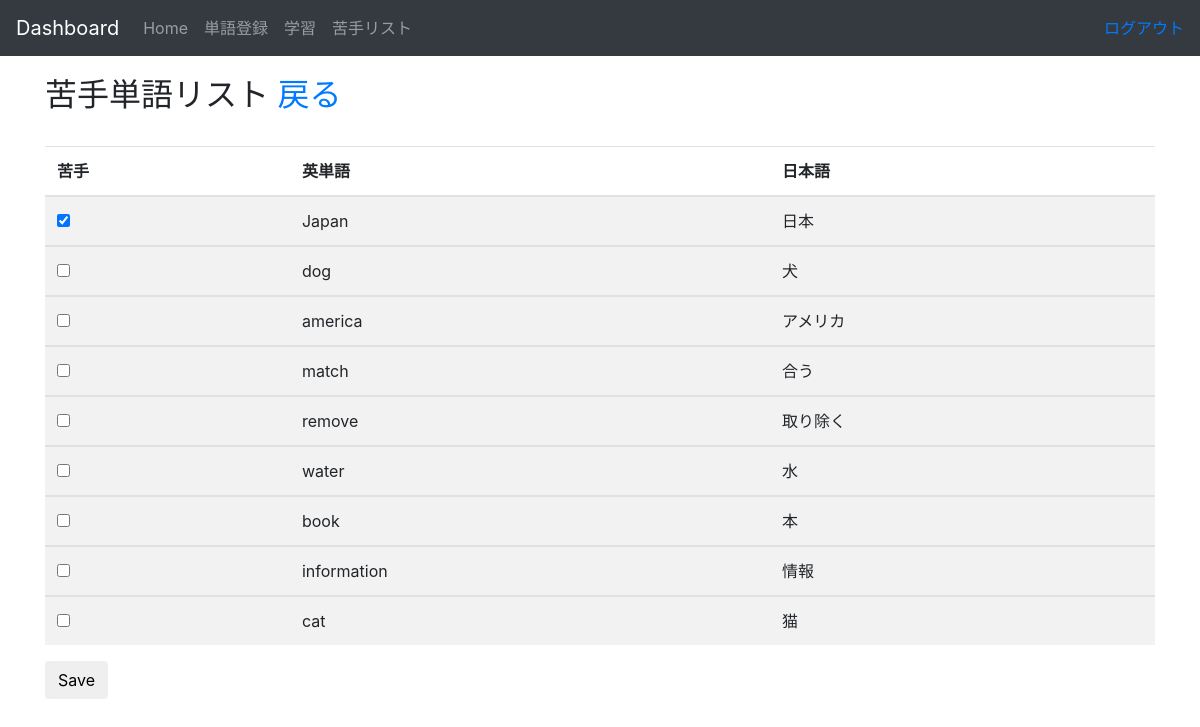
The app's page /user_home/weak_list/edit/ (signed in), older data.
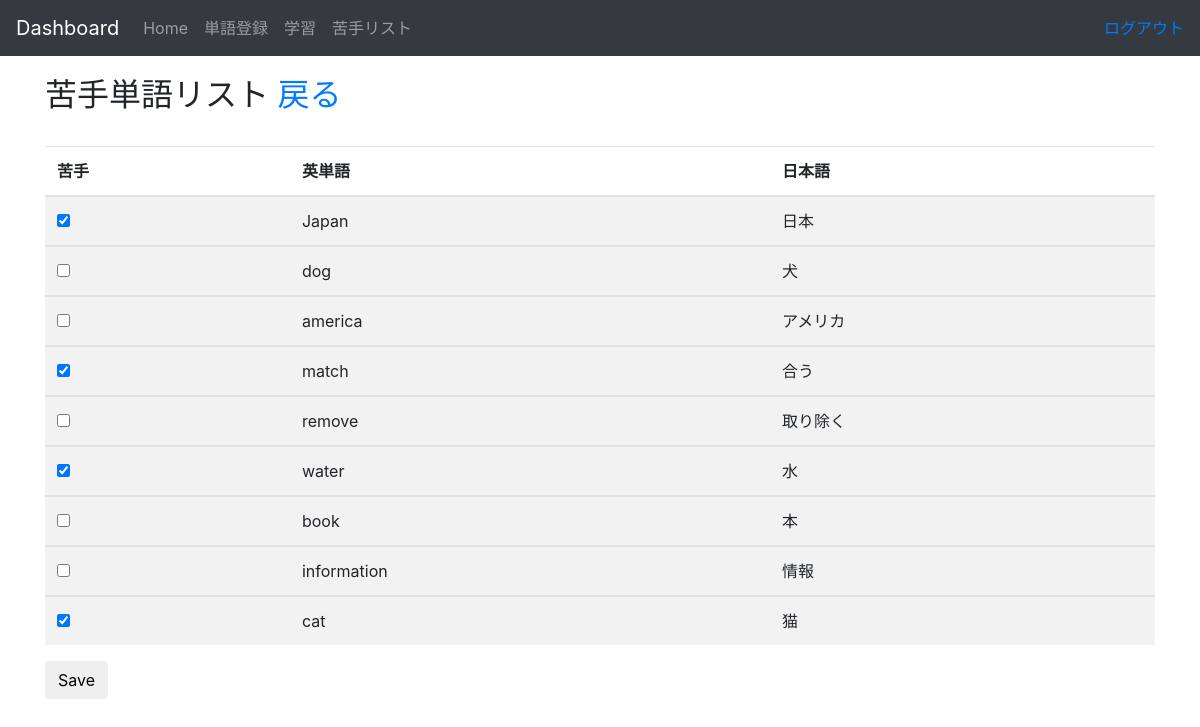
The same page, newer data.
### word_learn/models.py (models this page shows, shortened)
class Word(models.Model):
    user = models.ForeignKey(settings.AUTH_USER_MODEL, on_delete=models.CASCADE)
    weak=models.BooleanField(default=False)
    english_word = models.CharField(null=False,max_length=200)
    japanese_word = models.CharField(null=False,max_length=200)
    created_date = models.DateTimeField(default=timezone.now)

### word_learn/views.py (the view, shortened to what this page needs)
# urls.py: path('user_home/weak_list/edit/',views.WeakListEditView.as_view(),name="WeakListEdit"),
class WeakListEditView(View):
	template_name='word_learn/weak_list_edit.html'
	def get(self, request, *args, **kwargs):
		words=Word.objects.filter(user=request.user)
		return render(request, self.template_name, {'words': words})

### word_learn/templates/word_learn/weak_list_edit.html (shortened to what this page needs)
{% extends 'word_learn/base.html' %}
{% block content %}
          <h2>苦手単語リスト  <a  href="../">戻る</a></h2>
           <form method="POST" class="post-form">
          <div class="table-responsive">
            <table class="table table-striped">
              <thead>
                <tr>
                  <th>苦手</th>
                  <th>英単語</th>
                  <th>日本語</th>
                </tr>
              </thead>
                {% for word in words %}
                    <tbody>
                        <tr>
                            {% if word.weak %}
                　              <td><input type="checkbox" name="list[]" value="{{ word.id }}" checked="checked"/></td>
                            {% else %}
                                <td><input type="checkbox" name="list[]" value="{{ word.id }}" /></td>
                            {% endif%}
                                <td>{{word.english_word}}</td>
                                <td>{{word.japanese_word}}</td>
                        </tr>
                    </tbody>
                {% endfor %}
            </table>
          </div>
           <button type="submit" class="save btn btn-default" href=''>Save</button>
           </form>
 {% endblock %}

### word_learn/templates/word_learn/base.html (shortened to what this page needs)
<!DOCTYPE html>
<html lang="en">
  <head>
      <link rel="stylesheet" href="https://maxcdn.bootstrapcdn.com/bootstrap/4.0.0/css/bootstrap.min.css">
    <link href="https://getbootstrap.com/docs/4.0/examples/dashboard/dashboard.css" rel="stylesheet">
  </head>
  <body>
  <h1>Dashboard</h1>
    <nav class="navbar navbar-expand-md navbar-dark fixed-top bg-dark">
      <a class="navbar-brand" href="#">Dashboard</a>
      <div class="collapse navbar-collapse" id="navbarsExampleDefault">
        <ul class="navbar-nav mr-auto">
          <li class="nav-item">
            <a class="nav-link" href="{% url 'UserHome' %}">Home </a>
          </li>
          <li class="nav-item">
            <a class="nav-link" href="{% url 'ResisterWord' %}">単語登録</a>
          </li>
          <li class="nav-item">
            <a class="nav-link" href="{% url 'LearningHome' %}">学習</a>
          </li>
            <a class="nav-link" href="{% url 'WeakList' %}">苦手リスト</a>
        </ul>
        <a href="{% url 'logout' %}">ログアウト</a>
      </div>
    </nav>
        <main class="container" style="padding-top:20px" role="main">
          {% block content %}
            {% endblock %}
        </main>
  </body>
</html>

Row changes from the older to the newer data that the page shows:
changed Word "match": weak False → True (drawn); id "☐" → "☑"
changed Word "water": weak False → True (drawn); id "☐" → "☑"
changed Word "cat": weak False → True (drawn); id "☐" → "☑"
